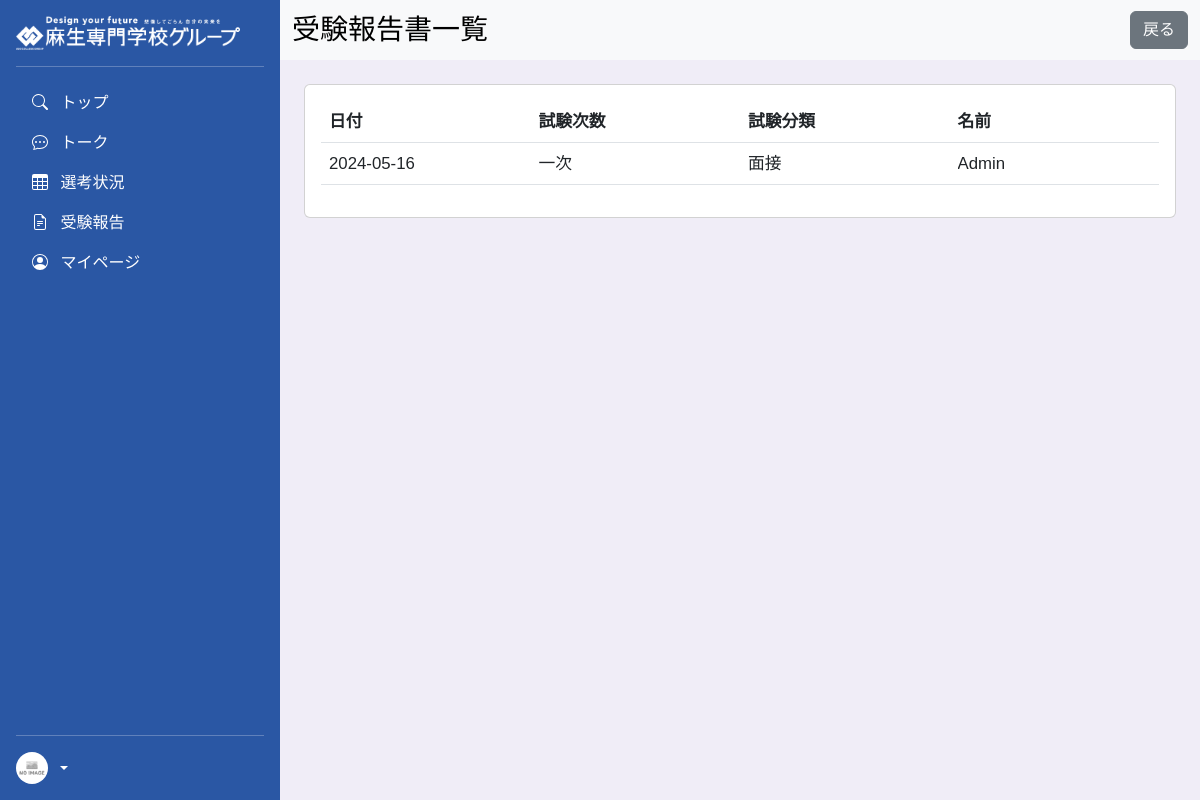
Screenshot of /PHP/report-list.php?company_id=1 with the database file from the repository.
### tables this page shows
CREATE TABLE Exam_Reports(
    report_id INT auto_increment,
    company_id INT NOT NULL,
    company_name VARCHAR(70) NOT NULL,
    company_location VARCHAR(70) NOT NULL,
    student_number CHAR(7) NOT NULL,
    school_name VARCHAR(30) NOT NULL,
    course_name VARCHAR(30) NOT NULL,
    exam_date DATE NOT NULL,
    application_method VARCHAR(30) NOT NULL,
    exam_type VARCHAR(30) NOT NULL,
    exam_step VARCHAR(30) NOT NULL,
    exam_content VARCHAR(400),
    impression VARCHAR(400),
    remarks VARCHAR(400),
    PRIMARY KEY(report_id),
    FOREIGN KEY(company_id) REFERENCES Companies(company_id),
    FOREIGN KEY(student_number) REFERENCES Users(student_number)
);

CREATE TABLE Users(
    student_number CHAR(7),
    school_id CHAR(2) NOT NULL,
    course_id CHAR(5) NOT NULL,
    user_name VARCHAR(60) NOT NULL,
    password VARCHAR(255) NOT NULL,
    gender CHAR(1),
    address CHAR(5),
    birthday DATE,
    graduate_date DATE,
    job_hunt BOOLEAN,
    job_offer BOOLEAN,
    nickname VARCHAR(30),
    profile_img VARCHAR(100),
    my_comment VARCHAR(500),
    desire_state_prefecture CHAR(2),
    desire_state_industry CHAR(2),
    desire_state_jobtype CHAR(2),
    PRIMARY KEY(student_number),
    FOREIGN KEY(school_id) REFERENCES Schools(school_id),
    FOREIGN KEY(course_id) REFERENCES Courses(course_id),
    FOREIGN KEY(address) REFERENCES Prefectures(prefecture_id),
    FOREIGN KEY(desire_state_prefecture) REFERENCES Prefectures(prefecture_id),
    FOREIGN KEY(desire_state_industry) REFERENCES Industries(industry_id),
    FOREIGN KEY(desire_state_jobtype) REFERENCES JobTypes(job_id)
);

### PHP/report-list.php (the view, shortened to what this page needs)
<!doctype html>
<html lang="ja" data-bs-theme="auto">
<head>
    <link rel="stylesheet" href="../CSS/reset.css"/>
    <link href="https://cdn.jsdelivr.net/npm/bootstrap@5.3.0/dist/css/bootstrap.min.css" rel="stylesheet">
    <link href="../CSS/sidebars.css" rel="stylesheet">
    <?php require 'db-connect.php'; ?>
    <link href="../CSS/common.css" rel="stylesheet">
</head>
<body>
    <div class="wrapper">
      <?php require 'sidebars.php'; ?>
        <main class="container-fluid main-content" style="padding: 0;">
<nav class="navbar navbar-expand-lg navbar-light bg-light sticky-top">
  <div class="container-fluid">
    <div class="navbar-brand">
        <h3 class="mb-0 text-wrap">受験報告書一覧</h3>
    </div>
    <div class="ms-auto d-flex">
        <button class="btn btn-secondary text-nowrap" onclick="history.back()">戻る</button>
    </div>
  </div>
</nav>
<div class="px-4 py-4" style="min-height: calc(100% - 100px);">
<div class="card px-3 py-3" style="overflow: hidden;">
<?php
if(isset($_GET['company_id'])){
  $company_id=$_GET['company_id'];
  $reports = $pdo->prepare('SELECT A.report_id,A.exam_date,A.exam_step,A.exam_type,B.user_name FROM Exam_Reports AS A LEFT JOIN Users AS B ON A.student_number = B.student_number WHERE company_id = ?');
  $reports->execute([$company_id]);
  $reports = $reports->fetchAll();
  echo '<div>';
  echo '<table class="table table-hover report-table" style="width:100%;table-layout:fixed;">';
  echo '<thead>';
  echo '<tr>';
  echo '<th scope="col" class="txt-limit1" style="width:25%;">日付</th>';
  echo '<th scope="col" class="txt-limit1" style="width:25%;">試験次数</th>';
  echo '<th scope="col" class="txt-limit1" style="width:25%;">試験分類</th>';
  echo '<th scope="col" class="txt-limit1" style="width:25%;">名前</th>';
  echo '</tr>';
  echo '</thead>';
  echo '<tbody>';
  if(!empty($reports)){
    foreach($reports as $row){
      echo '<tr data-href="report-show.php?report_id=',$row['report_id'],'">';
      echo '<td scope="col" style="width:25%;"><div class="txt-limit1">',$row['exam_date'],'</div></td>';
      echo '<td style="width:25%;"><div class="txt-limit1">',$row['exam_step'],'</div></td>';
      echo '<td style="width:25%;"><div class="txt-limit1">',$row['exam_type'],'</div></td>';
      echo '<td style="width:25%;"><div class="txt-limit1">',$row['user_name'],'</div></td>';
      echo '</tr>';
    }
  }else{
    echo '<tr><td colspan="4">該当企業の受験報告書はありません。</td></tr>';
  }
  echo '</tbody>';
  echo '</table>';
  echo '</div>';
}else{
  echo '<h3>該当する企業が見つかりませんでした。</h3>';
}
?>
</div>
</div>
        </main>
    </div>
</body>
</html>

### CSS/sidebars.css (style rules this page uses)
body { min-height: -webkit-fill-available; }
html { height: -webkit-fill-available; }
.wrapper { height: 100vh; width: 100vw; display: flex; flex-wrap: nowrap; overflow-x: hidden; overflow-y: hidden; }
.main-content { height: 100vh; height: -webkit-fill-available; flex-shrink: 1; overflow-y: auto; background-color: #f0edf7; }

### CSS/common.css (style rules this page uses)
body { font-family:Google Sans,arial,sans-serif-medium,sans-serif; }
.txt-limit1 { width: 100%; white-space: nowrap; overflow: hidden; text-overflow: ellipsis; }

### PHP/report-list.php (style rules this page uses)
.report-table { max-width: 100%; font-size: 3vw; }
@media (min-width: 768px) { .report-table { font-size: 1.4vw; } }

### rows the page displays
exam_reports: exam_date "2024-05-16", exam_step "一次", exam_type "面接", student_number.user_name "Admin"
